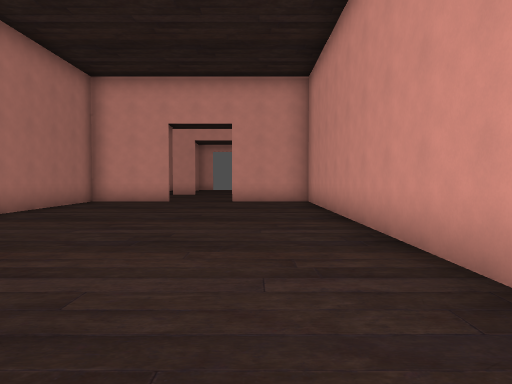
View 1 (above)

15 first-person views from a walk through a 3-D level made in the Godot game engine. The camera is 1.4 m above the floor, tilts 2° down and sees 70° across. The floor is counted in squares, 2 m on a side. Each view is taken from the middle of a square. On the plan, view 1 faces up. The plan holds only what a view shows up to about 11 squares ahead; the rest is blank.

View 2
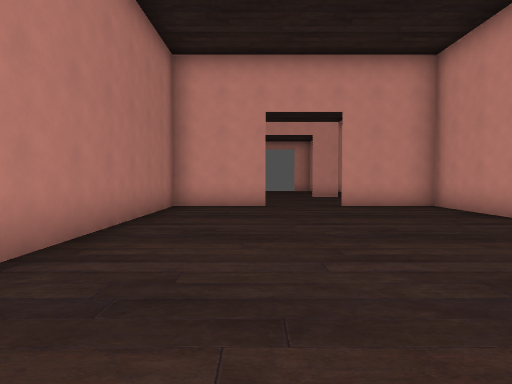

View 3
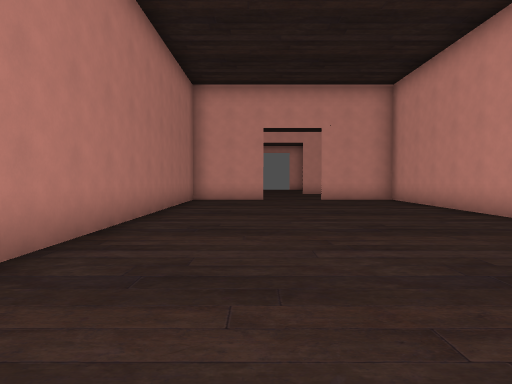

View 4
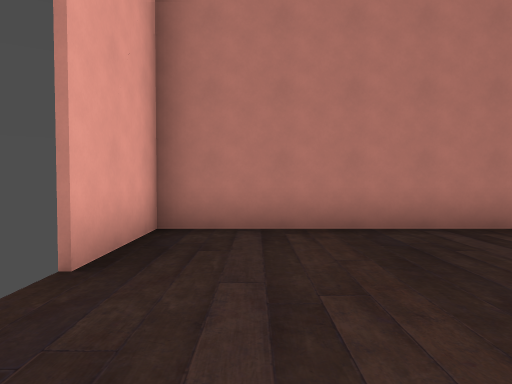

View 5
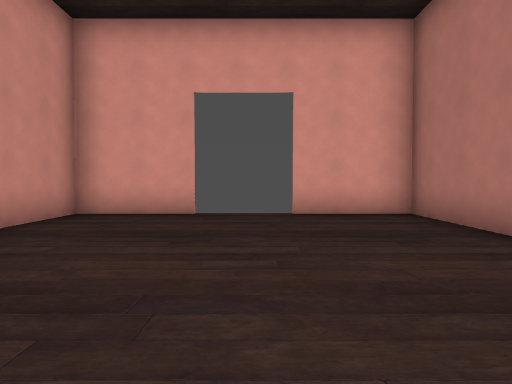

View 6
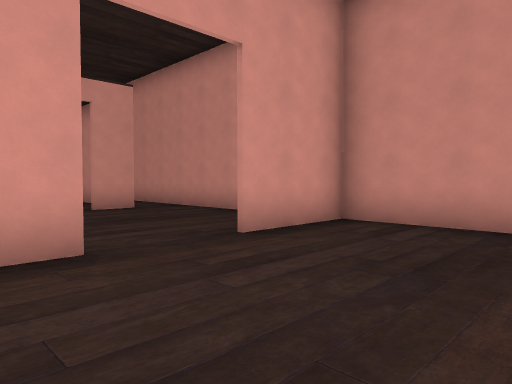

View 7
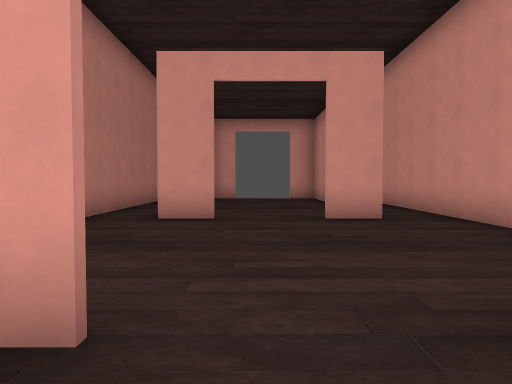

View 8
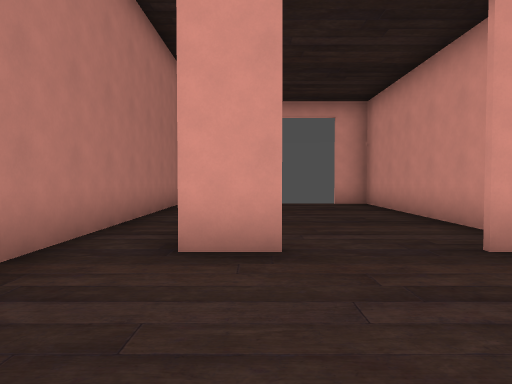

View 9
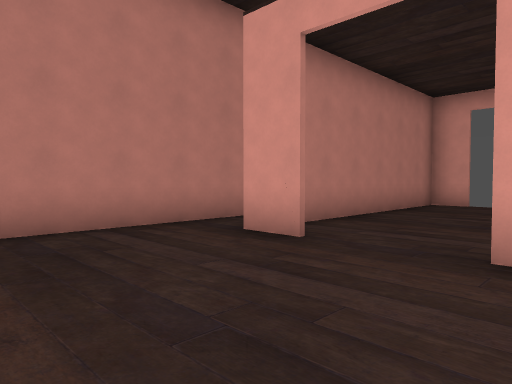

View 10
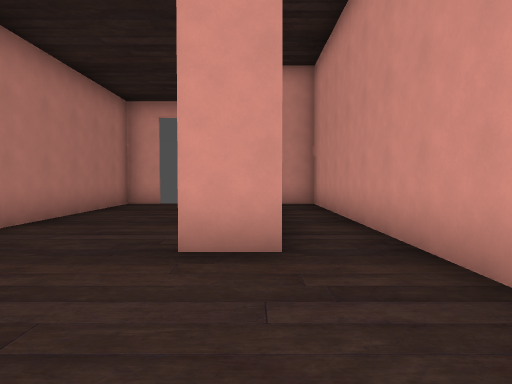

View 11
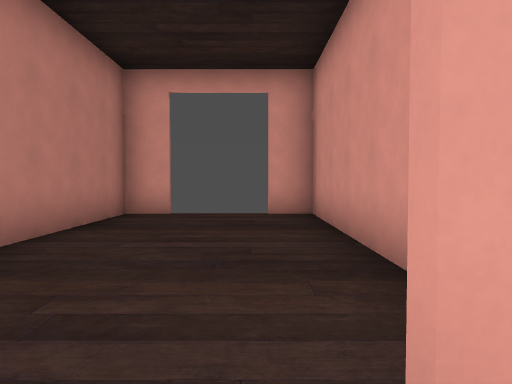

View 12
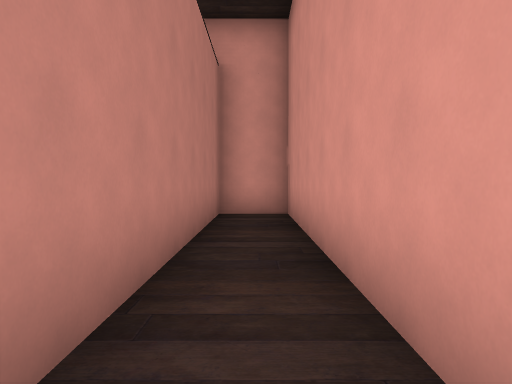

View 13
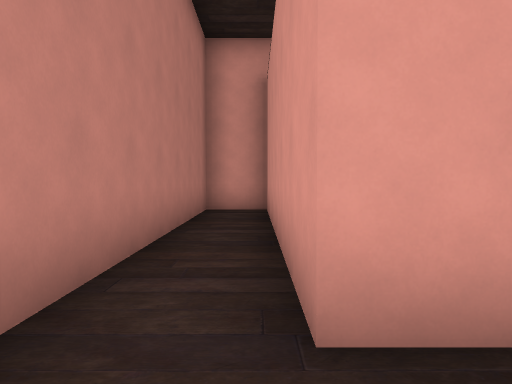

View 14
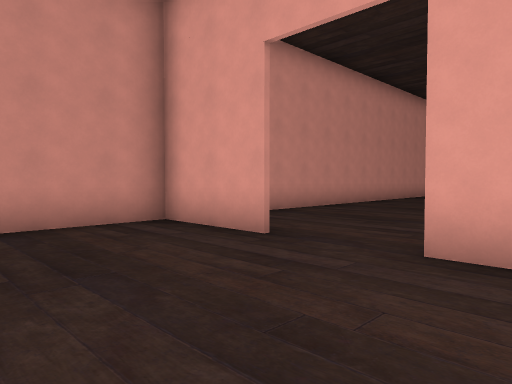

View 15
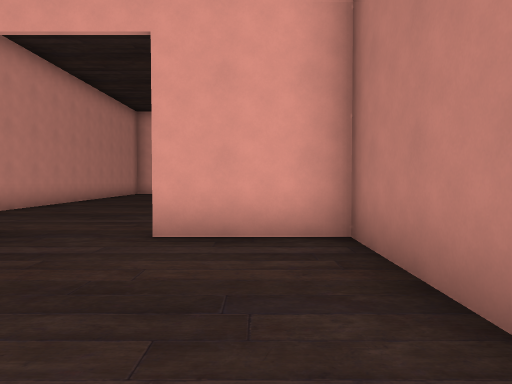

### Floor plan
Ten units are one square. View 1 is at (0, 0); x grows to the right and y downward. Boxes are objects, and circles mark ways between rooms. Rooms are numbered by the first view taken in them; rooms with no view inside come last. Other rooms are left out.
<svg viewBox="-57 -240 80 259">
<path fill="none" stroke="#000" d="M-9 14 17 14 17 -120M-26 -115 -51 -115M18 -115 -8 -115M-51 -120 -51 14 -29 14M-28 -165 -37 -165 -37 -232M2 -180 2 -234M4 -165 -8 -165M-29 -234 -51 -234 -51 -120M-36 -235 -36 -177M3 -234 3 -170M-9 -116 18 -116M17 -120 17 -234 -8 -234M-52 -116 -28 -116"/>
<circle cx="-15" cy="-120" r="3" fill="#2a7"/>
<text x="-20" y="-50">1</text>
<text x="-20" y="-180">2</text>
</svg>
Room 1 opens to room 2.

Where each view was taken, in squares from view 1:
view 1: 0 up, 0 right, facing up
view 2: 2 up, 3 left, facing up
view 3: 1 down, 3 left, facing up
view 4: 0 up, 0 right, facing left
view 5: 6 up, 2 left, facing down
view 6: 8 up, 4 left, facing up-right
view 7: 10 up, 2 left, facing up
view 8: 13 up, 3 left, facing up
view 9: 13 up, 0 right, facing up-left
view 10: 13 up, 0 right, facing up
view 11: 16 up, 1 left, facing up
view 12: 16 up, 1 right, facing up
view 13: 15 up, 4 left, facing up
view 14: 15 up, 4 left, facing down-right
view 15: 16 up, 4 left, facing down
